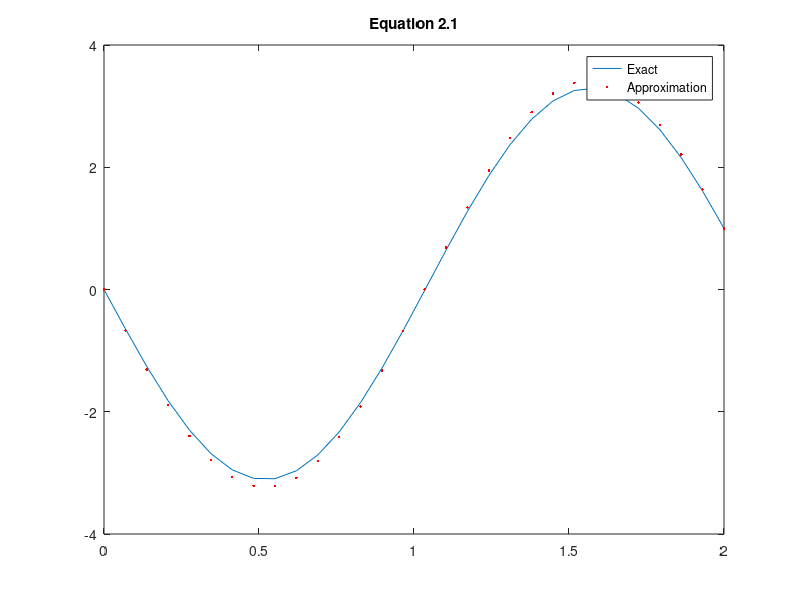
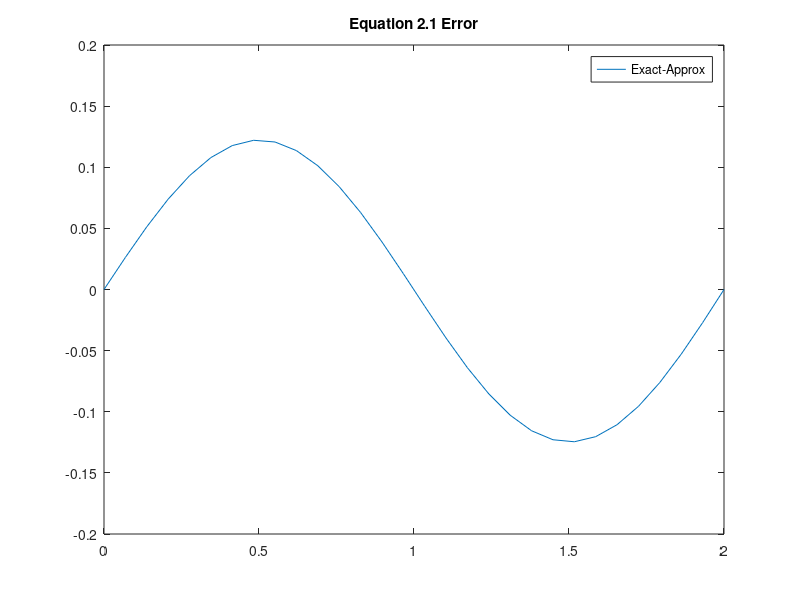

MATLAB code for these plots, in order:
clear; close all;

N=30;
xmin=0; xmax=2;
h=(xmax-xmin)/(N-1);
x=xmin:h:xmax;
x=x';
y1=1./8.*(sin(x)-csc(6).*(-8+sin(2)).*sin(3.*x));

A=zeros(N,N);
A(1,1)=1;
A(N,N)=1;
b=zeros(N,1);
b(1,1)=0;
b(N,1)=1;
for iterator1=2:1:N-1
    A(iterator1,iterator1-1)=1/(h^2);
    A(iterator1,iterator1)=-2/(h^2)+9;
    A(iterator1,iterator1+1)=1/(h^2);
    b(iterator1,1)=sin(x(iterator1));
end;
y2=A\b;



figure;
plot(x,y1,x,y2,'r.');
legend('Exact','Approximation');
title('Equation 2.1');

figure;
plot(x,y1-y2);
title('Equation 2.1 Error');
legend('Exact-Approx');
